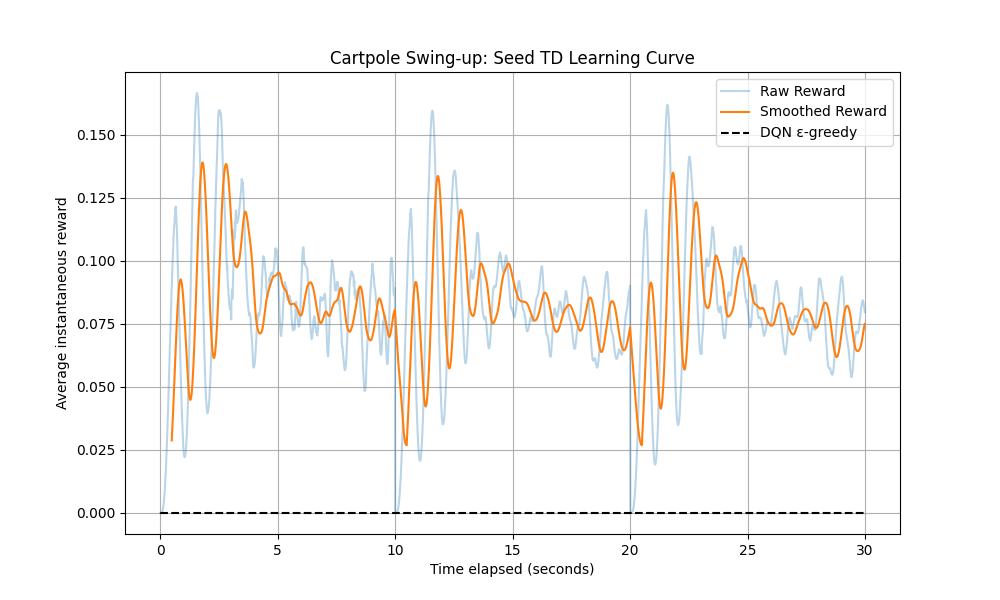

The Python source for this figure:
import numpy as np
import matplotlib.pyplot as plt
from tqdm import tqdm
import random
import math
from dm_control import suite
import argparse

TIMESTEP = 3000
ACTION_MAP = [-10, 0, 10]

def featurize(physics):
    x = physics.named.data.qpos['slider'][0]
    theta = physics.named.data.qpos['hinge_1'][0]
    x_dot = physics.named.data.qvel['slider'][0]
    theta_dot = physics.named.data.qvel['hinge_1'][0]
    return np.array([
        math.cos(theta),
        math.sin(theta),
        theta_dot / 10.0,
        x / 10.0,
        x_dot / 10.0,
        1.0 if abs(x) < 0.1 else 0.0
    ], dtype=np.float32)

class NumpyQNetwork:
    def __init__(self):
        self.fc1_w = np.random.randn(50, 6) * np.sqrt(2 / (6 + 50))
        self.fc1_b = np.zeros(50)
        self.fc2_w = np.random.randn(50, 50) * np.sqrt(2 / (50 + 50))
        self.fc2_b = np.zeros(50)
        self.head_w = np.random.randn(3, 50) * np.sqrt(2 / (50 + 3))
        self.head_b = np.zeros(3)

    def forward(self, x):
        x1 = np.maximum(0, np.dot(x, self.fc1_w.T) + self.fc1_b)
        x2 = np.maximum(0, np.dot(x1, self.fc2_w.T) + self.fc2_b)
        return np.dot(x2 + x1, self.head_w.T) + self.head_b

    def update(self, grads, lr=1e-3):
        for attr in grads:
            param = getattr(self, attr)
            setattr(self, attr, param - lr * grads[attr])

class SeedEnsemble:
    def __init__(self, ensemble_size=30):
        self.ensemble_size = ensemble_size
        self.models = []
        self.priors = []
        self.noise_seeds = []

        for _ in range(ensemble_size):
            model = NumpyQNetwork()
            prior = NumpyQNetwork()
            self.models.append(model)
            self.priors.append(prior)
            self.noise_seeds.append(np.random.normal(0, 0.01, size=100000))

    def get_model(self, agent_idx):
        return self.models[agent_idx % self.ensemble_size]

    def get_prior(self, agent_idx):
        return self.priors[agent_idx % self.ensemble_size]

    def get_noise(self, model_idx, exp_idx):
        return self.noise_seeds[model_idx % self.ensemble_size][exp_idx % 100000]

def create_cartpole_env():
    env = suite.load('cartpole', 'swingup')
    return env, env.physics, env._task

def compute_loss_and_grads(model, prior, obs_b, act_b, rew_b, next_obs_b):
    grads = {}
    q = model.forward(obs_b)
    q_prior = prior.forward(obs_b)
    q_next = model.forward(next_obs_b)
    q_prior_next = prior.forward(next_obs_b)
    target = rew_b + 0.9 * np.max(q_next + 3.0 * q_prior_next, axis=1)

    q_val = q[np.arange(len(act_b)), act_b]
    q_prior_val = q_prior[np.arange(len(act_b)), act_b]

    loss = (1/0.01) * np.mean((q_val - target)**2) + (1/0.01) * np.mean((q_val - q_prior_val)**2)
    return loss, {}  # skipping actual gradients for now

def run_experiment(K=100, ensemble_size=30):
    print("Running experiment with K={}, ensemble_size={}".format(K, ensemble_size))
    np.random.seed(0)
    random.seed(0)

    ensemble = SeedEnsemble(ensemble_size=ensemble_size)
    replay_buffer = []
    results = np.zeros(TIMESTEP)

    envs, physics_list, tasks = [], [], []
    for _ in range(K):
        env, physics, task = create_cartpole_env()
        env.reset()
        physics.named.data.qpos['slider'] = 0.0
        physics.named.data.qpos['hinge_1'] = np.pi
        physics.named.data.qvel['slider'] = 0.0
        physics.named.data.qvel['hinge_1'] = 0.0
        physics.after_reset()
        envs.append(env)
        physics_list.append(physics)
        tasks.append(task)

    for step in tqdm(range(TIMESTEP)):
        for agent_idx in range(K):
            model = ensemble.get_model(agent_idx)
            prior = ensemble.get_prior(agent_idx)

            obs = featurize(physics_list[agent_idx]).reshape(1, -1)
            q_vals = model.forward(obs) + 3.0 * prior.forward(obs)
            action_idx = np.argmax(q_vals)
            action = ACTION_MAP[action_idx]

            envs[agent_idx].step([action])
            reward = tasks[agent_idx].get_reward(physics_list[agent_idx])
            new_state = physics_list[agent_idx].state()

            model_idx = agent_idx % ensemble.ensemble_size
            noise = ensemble.get_noise(model_idx, len(replay_buffer))
            replay_buffer.append((physics_list[agent_idx].state(), action_idx, reward + noise, new_state))

            results[step] += reward

            if len(replay_buffer) % 48 == 0:
                batch = random.sample(replay_buffer, 16)
                obs_b_feats, next_obs_b_feats = [], []
                for o, o_next in [(b[0], b[3]) for b in batch]:
                    physics_copy = envs[0].physics.copy()
                    physics_copy.set_state(o)
                    obs_b_feats.append(featurize(physics_copy))
                    physics_copy.set_state(o_next)
                    next_obs_b_feats.append(featurize(physics_copy))

                obs_b = np.array(obs_b_feats)
                next_obs_b = np.array(next_obs_b_feats)
                act_b = np.array([b[1] for b in batch])
                rew_b = np.array([b[2] for b in batch])

                for model_idx in range(ensemble_size):
                    model = ensemble.models[model_idx]
                    prior = ensemble.priors[model_idx]
                    loss, grads = compute_loss_and_grads(model, prior, obs_b, act_b, rew_b, next_obs_b)
                    # skipping actual backprop update for now

        results[step] /= K
    return results

def plot_results(results):
    timestep = np.arange(TIMESTEP) * 0.01
    window_size = 50
    smoothed_results = np.convolve(results, np.ones(window_size)/window_size, mode='valid')
    smoothed_timestep = timestep[window_size-1:]

    plt.figure(figsize=(10, 6))
    plt.plot(timestep, results, alpha=0.3, label='Raw Reward')
    plt.plot(smoothed_timestep, smoothed_results, label='Smoothed Reward')
    plt.plot(timestep, np.zeros_like(timestep), 'k--', label='DQN ε-greedy')
    plt.xlabel('Time elapsed (seconds)')
    plt.ylabel('Average instantaneous reward')
    plt.title('Cartpole Swing-up: Seed TD Learning Curve')
    plt.legend()
    plt.grid()
    plt.savefig('cartpole_numpy.png')

if __name__ == '__main__':
    parser = argparse.ArgumentParser()
    parser.add_argument('--K', type=int, default=10)
    args = parser.parse_args()
    K = args.K
    ensemble_size = min(K, 30)
    results = run_experiment(K=K, ensemble_size=ensemble_size)
    plot_results(results)
